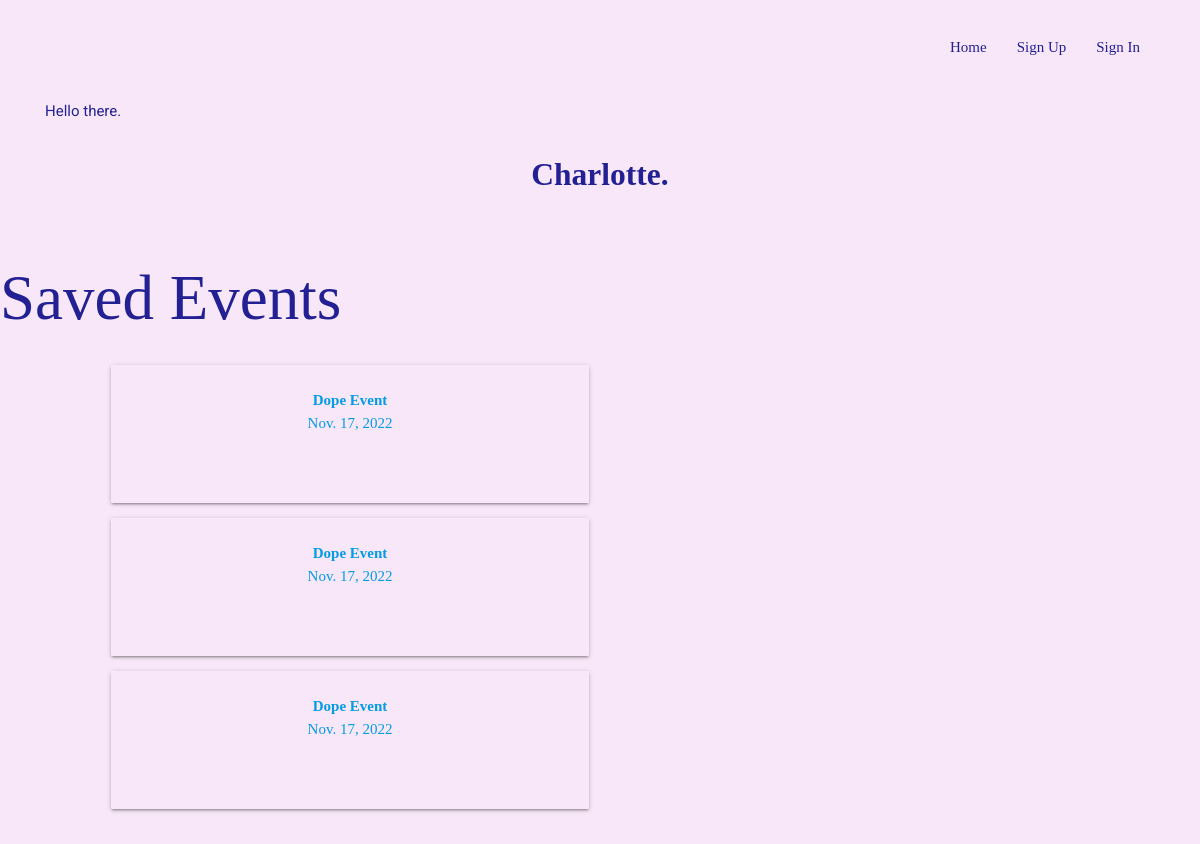
/events/saved/, run on an earlier commit of the app's database.
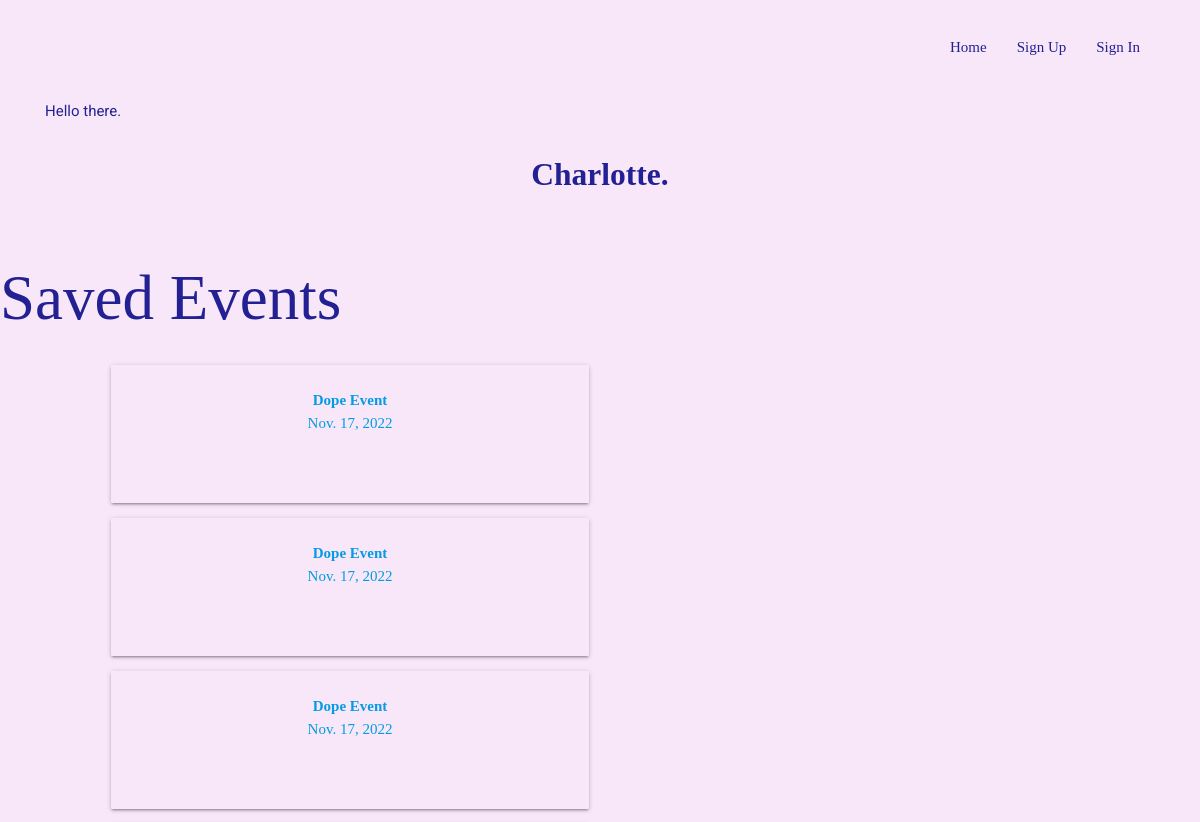
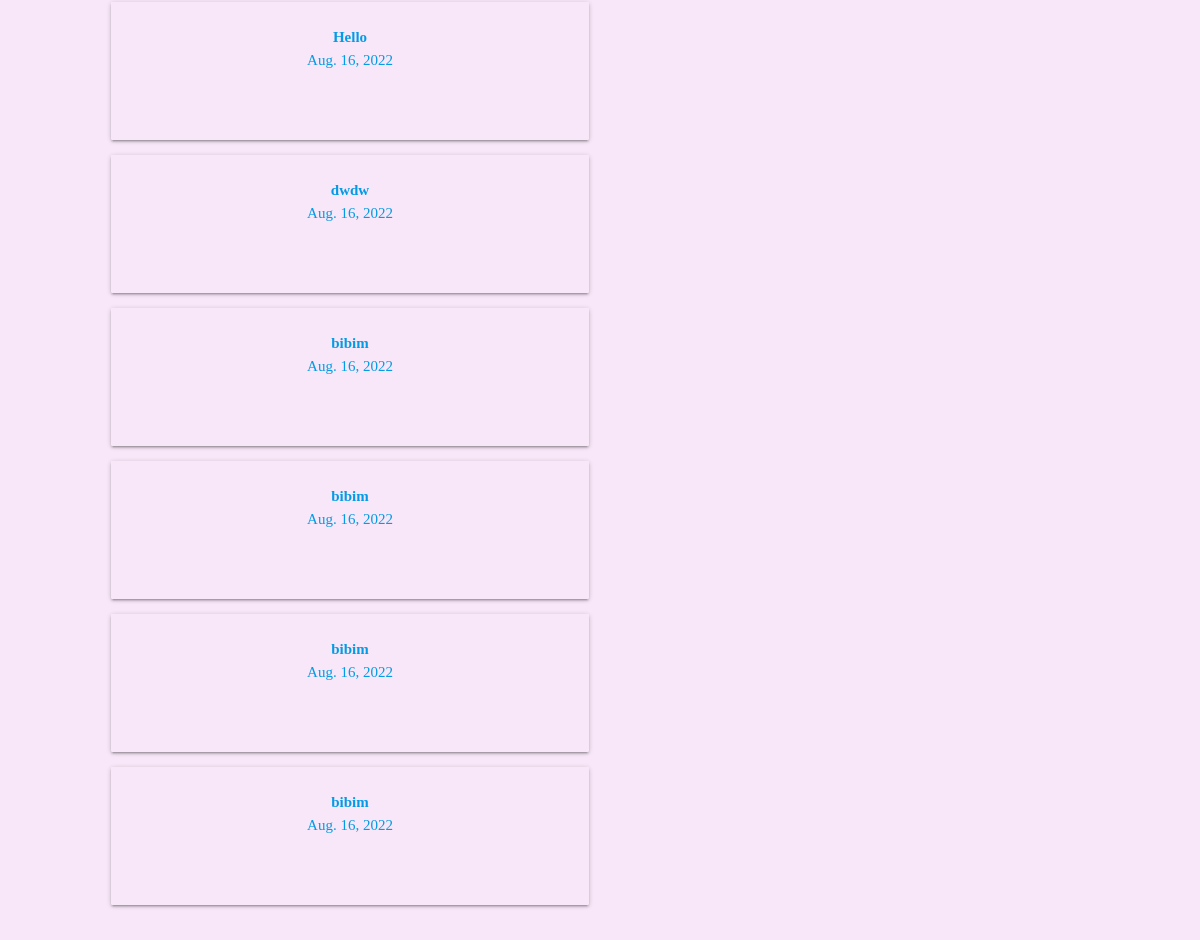
And on a later commit of the database (2 pictures, top to bottom).
### main_app/models.py (models this page shows, shortened)
class Event(models.Model):
    name = models.CharField(max_length=50)
    date = models.DateField('Event Date')
    category = models.CharField(max_length=1, choices=CATEGORIES, default=CATEGORIES[0][0])
    location = models.CharField(max_length=50)
    address = models.CharField(max_length=50)

### main_app/views.py (the view)
# urls.py: path('events/saved/', views.saved_events, name = 'saved_events'),
def saved_events(request):
    events = Event.objects.all()
    return render(request, 'saved_events.html', { 'events': events })

### main_app/templates/saved_events.html (shortened to what this page needs)
{% extends 'base.html' %} {% block content %}
<h1>Saved Events</h1>
<div class="row">
  <div class="col s12 m5 offset-m1">
    {% for event in events %}
    <a href="{% url 'detail' event.id %}">
      <div class="card">
        <div class="card-content bg shadow">
          <p id="title" class="center">{{ event.name }}</p>
          <p class="center">{{ event.date }}</p>
          <br />
          <br />
        </div>
      </div>
    </a>
    {% endfor %}
  </div>
</div>
{% endblock %}

### main_app/templates/base.html (shortened to what this page needs)
{% load static %}
<!DOCTYPE html>
<html lang="en">
  <head>
    <link rel="stylesheet" href="https://cdnjs.cloudflare.com/ajax/libs/materialize/1.0.0/css/materialize.min.css">
    <link
      rel="stylesheet"
      type="text/css"
      href="{% static 'css/style.css' %}"
    />
  </head>
  <body>
    <div class="navbar-fixed s12 l3">
      <nav id="banner">
        <div class="nav-wrapper">
          <ul>
            {% if user.is_authenticated %}
            <li class="right">
              <a id="text-color" href="{% url 'add_event' %}">Create Event</a>
            </li>
            <li class="right">
              <a id="text-color" href="{% url 'logout' %}">Sign Out</a>
            </li>
            <li class = "right">
              <a id="text-color" href="{% url 'saved_events' %}">Saved Events</a>
            </li>
            <li class = "right">
              <a id="text-color" href="{% url 'home' %}">Home</a>
            </li>
            <br/>
            <div id="roboto">Welcome {{user}}!</div>
            {% else %}
            <li class="right">
              <a id="text-color" href="{% url 'login' %}">Sign In</a>
            </li>
            <li class="right">
              <a id="text-color" href="{% url 'signup' %}">Sign Up</a>
            </li>
            <li class = "right">
              <a id="text-color" href="{% url 'home' %}">Home</a>
            </li>
            <br/>
            <div id="roboto">Hello there.</div>
            {% endif %}
          </ul>
          <a id="text-color-brand" href="/" class="brand-logo center">Charlotte.</a>
      </nav>
    </div>
    <br/><br/><br/><br/><br/><br/><br/>
    <main>{% block content %} {% endblock %}</main>
  </body>
</html>

### main_app/static/css/style.css (style rules this page uses)
html { font-family: Merriweather; color: #222093; }
#banner { background-color: #f8e7f8; color: #222093; height: 200px; padding: 1em 3em; box-shadow: none; }
#text-color-brand { color: #222093; font-weight: bold; }
#text-color { color: #222093; }
#roboto { font-family: Roboto; }
body { background-color: #f8e7f8; }
#title { font-weight: bold; }
.bg { background-color: #f8e7f8; border-radius: 25px; }
::placeholder { color: #1f1f7c; opacity: 0.5; }

What changed in the data, as far as the page shows it:
added Event: name "Hello", date "Aug. 16, 2022"
added Event: name "dwdw", date "Aug. 16, 2022"
added Event: name "bibim", date "Aug. 16, 2022"
added Event: name "bibim", date "Aug. 16, 2022"
added Event: name "bibim", date "Aug. 16, 2022"
added Event: name "bibim", date "Aug. 16, 2022"
